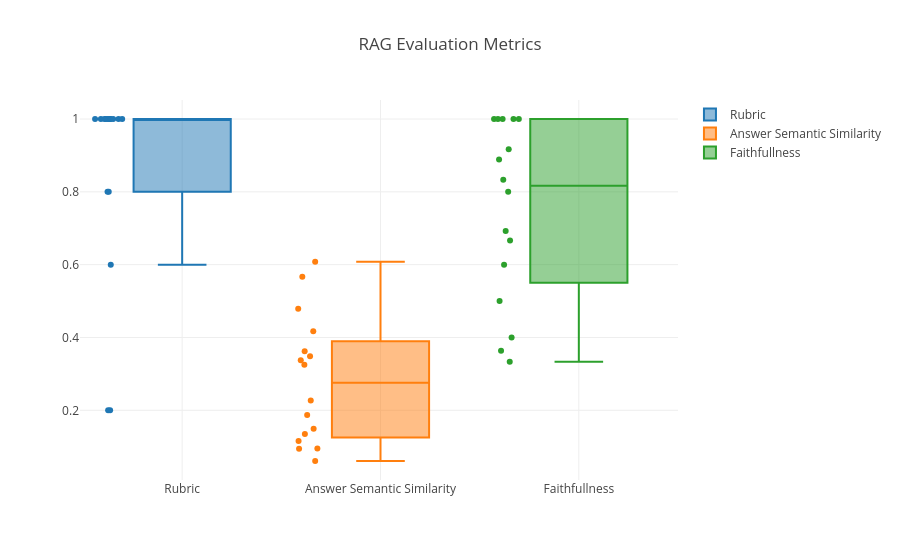

Write notebook code for a chart like this one.
### Code cell
import plotly.graph_objects as go
import plotly.io as pio
pio.templates.default = "gridon"
fig = go.Figure()
fig.update
fig.add_trace(go.Box(y=eval_df["rubric_score"], name="Rubric", boxpoints="all"))
fig.add_trace(go.Box(y=eval_df["answer_semantic_similarity"], name="Answer Semantic Similarity", boxpoints="all"))
fig.add_trace(go.Box(y=eval_df["faithfullness"], name="Faithfullness", boxpoints="all"))
fig.update_layout(title_text="RAG Evaluation Metrics")
fig.show()

### Figure 1 — Plotly figure (JSON) as saved in the notebook; plotly's stock layout.template omitted (floating-point values rounded to 4 significant figures)
{"data": [{"boxpoints": "all", "name": "Rubric", "type": "box", "y": [1, 1, 1, 1, 1, 0.8, 0.8, 1, 1, 1, 0.2, 0.6, 0.2, 1, 1, 1]}, {"boxpoints": "all", "name": "Answer Semantic Similarity", "type": "box", "y": ["0.0951", "0.0945", "0.4786", "0.1497", "0.1869", "0.1351", "0.4169", "0.6081", "0.2270", "0.3248", "0.1158", "0.3619", "0.0608", "0.3484", "0.5669", "0.3372"]}, {"boxpoints": "all", "name": "Faithfullness", "type": "box", "y": [0.9167, 1, 0.6, 0.4, 0.3333, 0.8, 0.6923, 0.8333, 0.8889, 1, 0.5, 0.3636, 1, 0.6667, 1, 1]}], "layout": {"title": {"text": "RAG Evaluation Metrics"}}}
